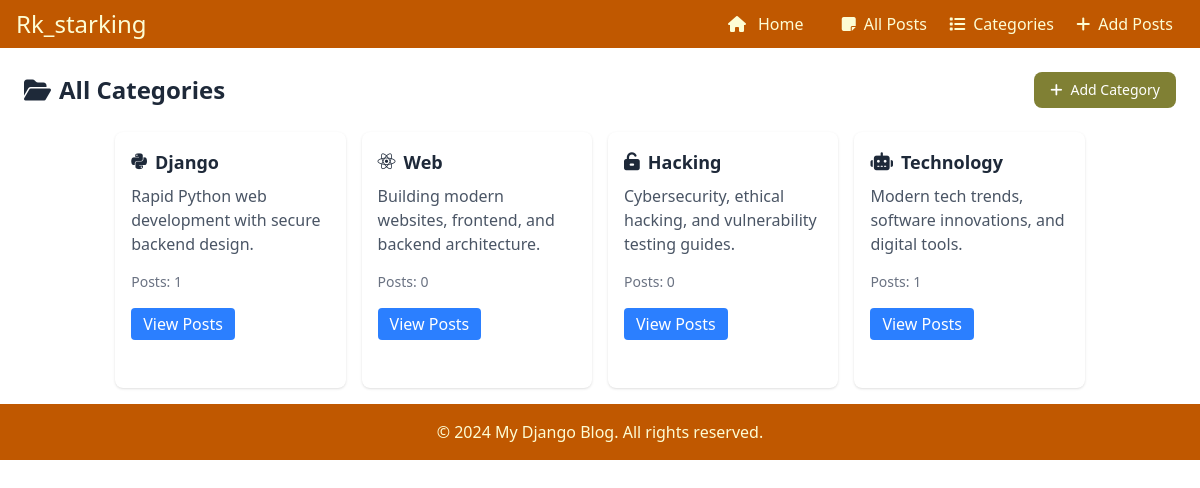
Page /categories/ on the committed database.
### app1/models.py (models this page shows, shortened)
class Category(models.Model):
    name = models.CharField(max_length=100, unique=True)
    description = models.CharField(max_length=255, blank=True, null=True)
    icon = models.CharField(max_length=100, blank=True, null=True)

### app1/views.py (the view)
# urls.py: path('categories/', views.all_categories, name='all_categories'),
def all_categories(request):
    categories = Category.objects.all()
    return render(request, 'categories.html', {'categories': categories})

### app1/templates/categories.html (shortened to what this page needs)
{% extends 'base.html' %}
{% block content %}
    <div class="flex justify-between items-center my-6 mx-6">
        <h1 class="text-2xl font-bold text-gray-800 flex items-center gap-2">
            <i class="fa-solid fa-folder-open"></i> All Categories
        </h1>
        <a href="" class="bg-[#808034] hover:bg-[#6b6b2c] text-white px-4 py-2 rounded-lg font-medium text-sm flex items-center gap-2 transition">
            <i class="fa-solid fa-plus"></i> Add Category
        </a>
    </div>
    <div class="flex flex-wrap gap-4 justify-center mx-6">
        {% for category in categories %}
            <div class="bg-white w-1/5 h-64 rounded-lg shadow p-4 mb-4">
                    <h2 class="text-lg font-semibold text-gray-800 flex items-center gap-2">
                        {{category.icon|default:"<i class='fa-solid fa-folder'></i>"|safe}}
                        {{ category.name }}
                    </h2>
                    <p class="text-gray-600 mt-2">{{ category.description }}</p>
                    <p class="text-gray-500 mt-4 text-sm">Posts: {{ category.posts.count }}</p>
                    <a href="{% url 'category_posts' category.id %}" class="bg-blue-500 hover:bg-blue-600 text-white px-3 py-1 rounded mt-4 inline-block transition">View Posts</a>
            </div>
        {% endfor %}
    </div>
{% endblock %}

### rows in the picture
Category: name "Django", description "Rapid Python web development with secure backend design.", posts.count "1"
Category: name "Web", description "Building modern websites, frontend, and backend architecture.", posts.count "0"
Category: name "Hacking", description "Cybersecurity, ethical hacking, and vulnerability testing guides.", posts.count "0"
Category: name "Technology", description "Modern tech trends, software innovations, and digital tools.", posts.count "1"
